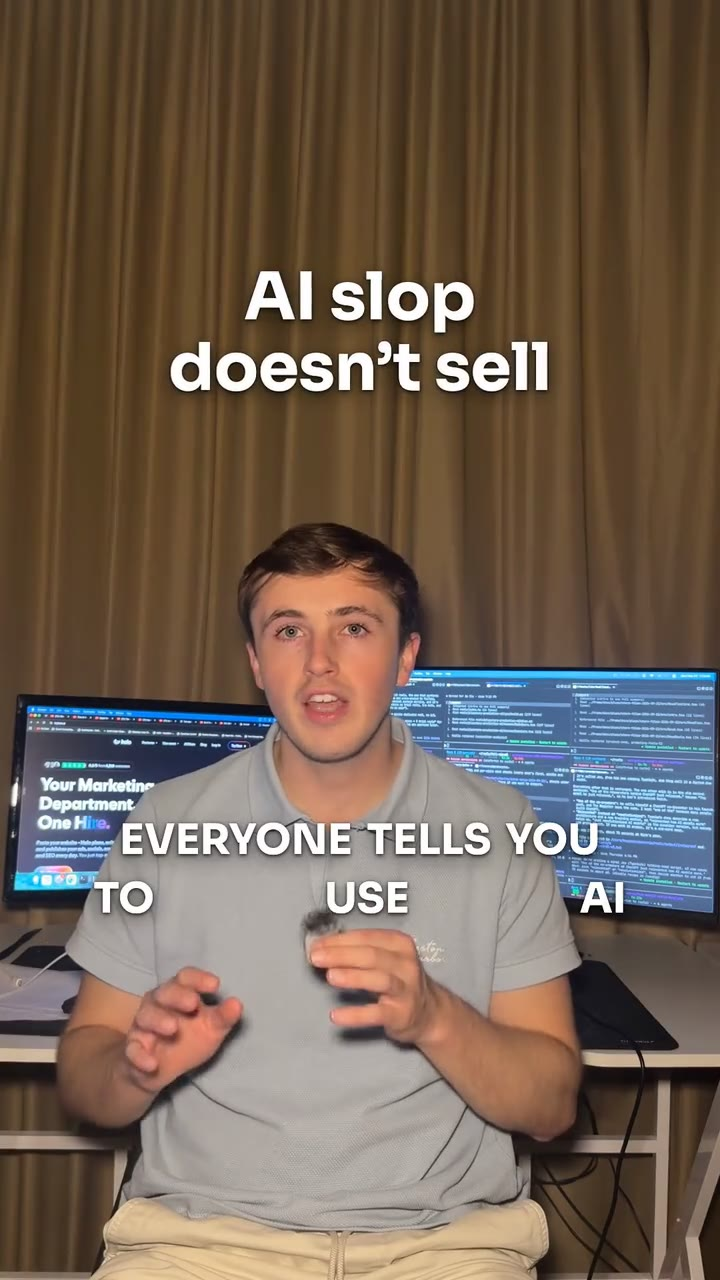
#> input picture assets/talking-head/examples/classic.jpg, 720 x 1280 px, given in place of f00005.jpg, which was not available
$ python style_measure.py ../../../assets/talking-head/examples 5
#> lines starting #> are read from the running program, lines starting #| are printed output that depends on the picture; after the words box and inside, x2 and y2 are one past the last pixel; in counts of white or black regions, pixels touching at a corner belong together
#!/usr/bin/env python3
"""Measure one full-resolution frame: card/panel boxes, text-line boxes, colours.

Usage:
  style_measure.py <ref_dir> <frame> [--band y0,y1] [--white 225] [--px x,y x,y ...]

Prints, normalised to W/H (and in px at the reel's own resolution):
  - bright boxes: connected regions of near-white pixels (cards, paper, white text), area-ranked;
  - sharp boxes: regions much sharper than the blurred footage (glass panels, UI, clips);
  - text lines inside the band: rows of white-with-dark-edge pixels grouped into lines, with
    the cap height (px) of the tallest glyph run;
  - colour samples at the given pixel positions (normalised x,y).
Nothing here replaces looking at the frame; it makes the numbers exact once you have.
"""
import os
import sys

import numpy as np
from PIL import Image
from scipy import ndimage


def arg(name, default):
    return sys.argv[sys.argv.index(name) + 1] if name in sys.argv else default


def boxes(mask, min_area, W, H, label):
    lab, n = ndimage.label(mask)
    out = []
    for i, sl in enumerate(ndimage.find_objects(lab), start=1):
        area = int((lab[sl] == i).sum())
        if area < min_area:
            continue
        y0, y1, x0, x1 = sl[0].start, sl[0].stop, sl[1].start, sl[1].stop
        out.append((area, x0, y0, x1, y1))
    out.sort(reverse=True)
    for area, x0, y0, x1, y1 in out[:12]:
        print(f"  {label}: x {x0 / W:.3f}-{x1 / W:.3f}  y {y0 / H:.3f}-{y1 / H:.3f}   px {x0},{y0} -> {x1},{y1}  ({x1 - x0}x{y1 - y0})  fill {area / ((x1 - x0) * (y1 - y0)):.2f}")
    return out


def main():
    ref = sys.argv[1].rstrip("/")
    fr = int(sys.argv[2])
    path = os.path.join(ref, "frames", "full", f"f{fr:05d}.jpg")
    if not os.path.exists(path):
        os.system(f"python3 {os.path.dirname(__file__)}/style_strip.py {ref} {fr} {fr} --scale 0.1 --out _m{fr} >/dev/null")
    im = Image.open(path).convert("RGB")
#> im is the input picture: PIL image 720x1280 RGB; mean R, G, B 113.7, 97.1, 83.3
    W, H = im.size
#> W = 720; H = 1280
    a = np.asarray(im).astype(np.int16)
    print(f"frame {fr}  {W}x{H}")
#| frame 5  720x1280
    white = int(arg("--white", "225"))
    y0, y1 = (float(v) for v in arg("--band", "0,1").split(","))

    # bright boxes (cards, paper, big white shapes)
    bright = (a.min(axis=2) >= white)
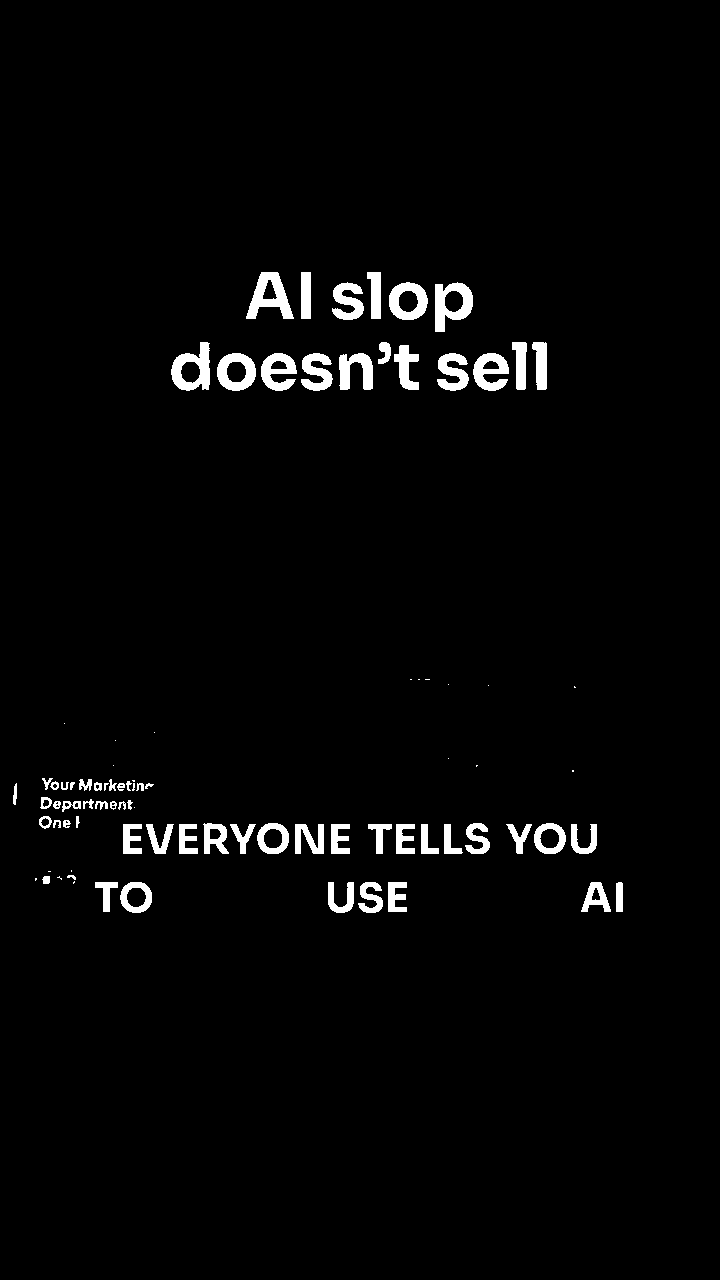
#> bright: shape (1280, 720) bool; 2.5% white; 88 white regions (21 under 20 px), largest, box (x1, y1, x2, y2) and area: (246, 272, 294, 319) 1101, (435, 282, 473, 332) 1061, (171, 342, 210, 391) 1045
    bright = ndimage.binary_opening(bright, iterations=2)
#> bright: shape (1280, 720) bool; 2.3% white; 48 white regions (6 under 20 px), largest, box (x1, y1, x2, y2) and area: (246, 272, 293, 319) 1084, (435, 282, 473, 332) 1048, (171, 342, 210, 391) 1029
    print("bright regions:")
    boxes(bright, 1500, W, H, "bright")
#> in boxes, `lab, n = ndimage.label(mask)`:
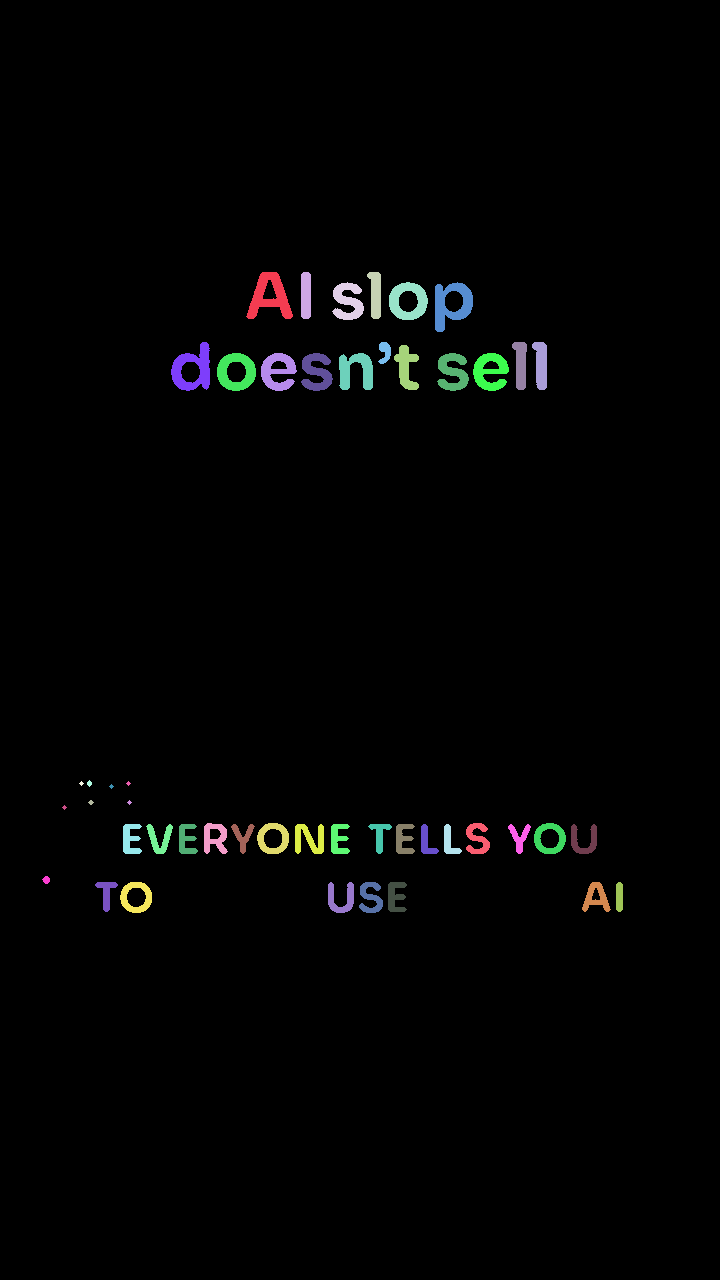
#> lab: shape (1280, 720) int32; 49 distinct labels, from 0 to 48; one colour per label, 0 black
#> in boxes, `lab, n = ndimage.label(mask)`: n = 48
#> the loop in boxes, `for i, sl in enumerate(ndimage.find_objects(lab), start=1):` made 48 passes
#> area on passes 1 to 12: 1084, 458, 483, 721, 868, 1048, 1029, 184, 507, 535, 596, 869
#> after the loop in boxes, `for i, sl in enumerate(ndimage.find_objects(lab), start=1):`: out = []

    # sharp boxes: local gradient energy vs the whole frame (glass UI, sharp clips on blurred footage)
    g = a.mean(axis=2)
    gx = np.abs(np.diff(g, axis=1, prepend=g[:, :1]))
    gy = np.abs(np.diff(g, axis=0, prepend=g[:1, :]))
    e = ndimage.uniform_filter(gx + gy, 25)
    sharp = e > max(6.0, np.percentile(e, 92))
#> sharp: shape (1280, 720) bool; 8% white; 37 white regions (19 under 20 px), largest, box (x1, y1, x2, y2) and area: (510, 676, 710, 918) 21651, (42, 768, 353, 857) 11137, (390, 668, 558, 785) 10381
    sharp = ndimage.binary_closing(sharp, iterations=6)
#> sharp: shape (1280, 720) bool; 8.5% white; 14 white regions (3 under 20 px), largest, box (x1, y1, x2, y2) and area: (390, 668, 710, 918) 34891, (41, 768, 353, 914) 15264, (174, 341, 413, 392) 7783
    print("sharp regions (92nd pct of local gradient):")
    boxes(sharp, 4000, W, H, "sharp")
#> call 2 of boxes, with min_area = 4000, W = 720, H = 1280, label = 'sharp'
#> in boxes (call 2), `lab, n = ndimage.label(mask)`:
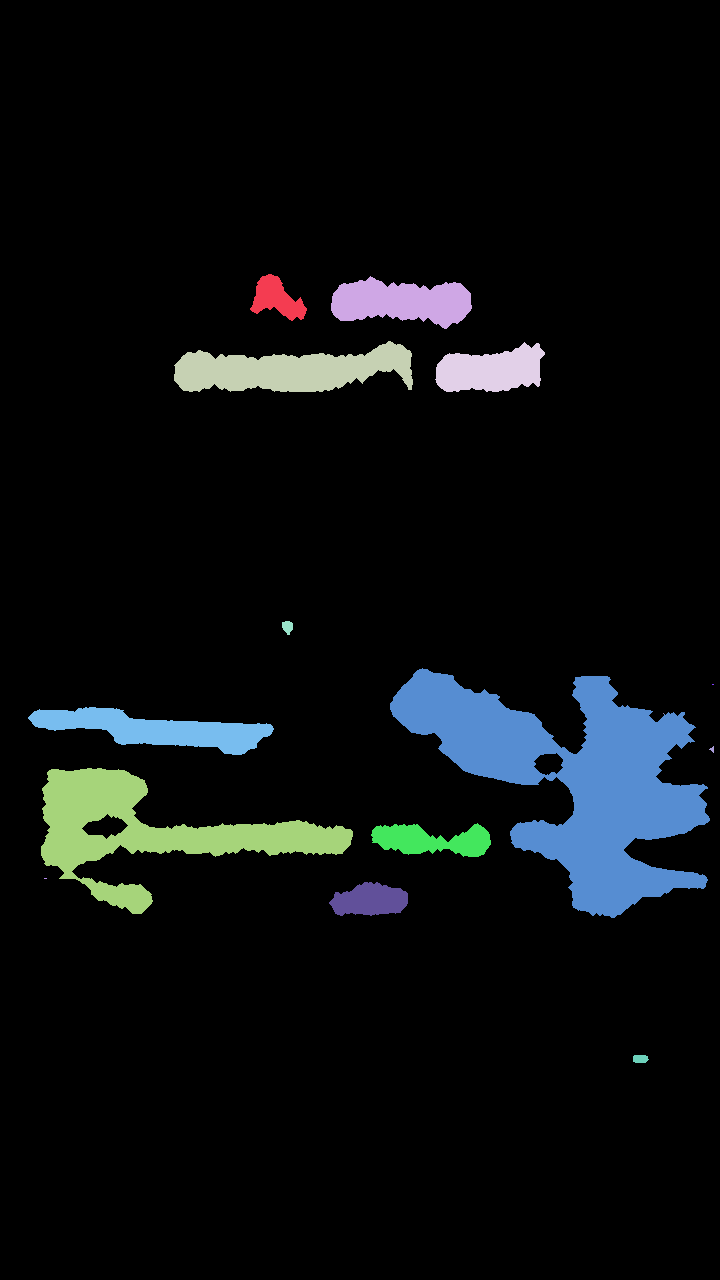
#> lab: shape (1280, 720) int32; 16 distinct labels, from 0 to 15; one colour per label, 0 black
#> in boxes (call 2), `lab, n = ndimage.label(mask)`: n = 15
#> the loop in boxes (call 2), `for i, sl in enumerate(ndimage.find_objects(lab), start=1):` made 15 passes
#> area on passes 1, 4, 5, 12, 14, 15: 1411, 3870, 114, 2588, 1966, 113
#> (area, y0, y1, x0, x1) on passes 2, 3, 6, 8, 11: (4960, 276, 329, 331, 472), (7783, 341, 392, 174, 413), (34890, 668, 918, 390, 710), (5724, 707, 755, 28, 274), (15264, 768, 914, 41, 353)
#> after the loop in boxes (call 2), `for i, sl in enumerate(ndimage.find_objects(lab), start=1):`: out = [(4960, 331, 276, 472, 329), (7783, 174, 341, 413, 392), (34890, 390, 668, 710, 918), (5724, 28, 707, 274, 755), (15264, 41, 768, 353, 914)]
#> the loop in boxes (call 2), `for area, x0, y0, x1, y1 in out[:12]:` made 5 passes
#|   sharp: x 0.542-0.986  y 0.522-0.717   px 390,668 -> 710,918  (320x250)  fill 0.44
#|   sharp: x 0.057-0.490  y 0.600-0.714   px 41,768 -> 353,914  (312x146)  fill 0.34
#|   sharp: x 0.242-0.574  y 0.266-0.306   px 174,341 -> 413,392  (239x51)  fill 0.64
#|   sharp: x 0.039-0.381  y 0.552-0.590   px 28,707 -> 274,755  (246x48)  fill 0.48
#|   sharp: x 0.460-0.656  y 0.216-0.257   px 331,276 -> 472,329  (141x53)  fill 0.66

    # text lines in the band: white pixels with a dark neighbour within 3px (outlined captions/titles)
    ya, yb = int(y0 * H), int(y1 * H)
#> ya = 0; yb = 1280
    band = a[ya:yb]
    wpx = band.min(axis=2) >= 215
#> wpx: shape (1280, 720) bool; 2.6% white; 106 white regions (41 under 20 px), largest, box (x1, y1, x2, y2) and area: (246, 272, 294, 319) 1126, (171, 342, 210, 391) 1098, (435, 282, 473, 332) 1070
    dark = ndimage.maximum_filter(band.max(axis=2) <= 90, size=7)
#> dark: shape (1280, 720) bool; 51.7% white; 142 black regions (62 under 20 px), largest, box (x1, y1, x2, y2) and area: (0, 563, 714, 1280) 294718, (630, 59, 720, 664) 28795, (128, 51, 269, 701) 27769
    txt = wpx & dark
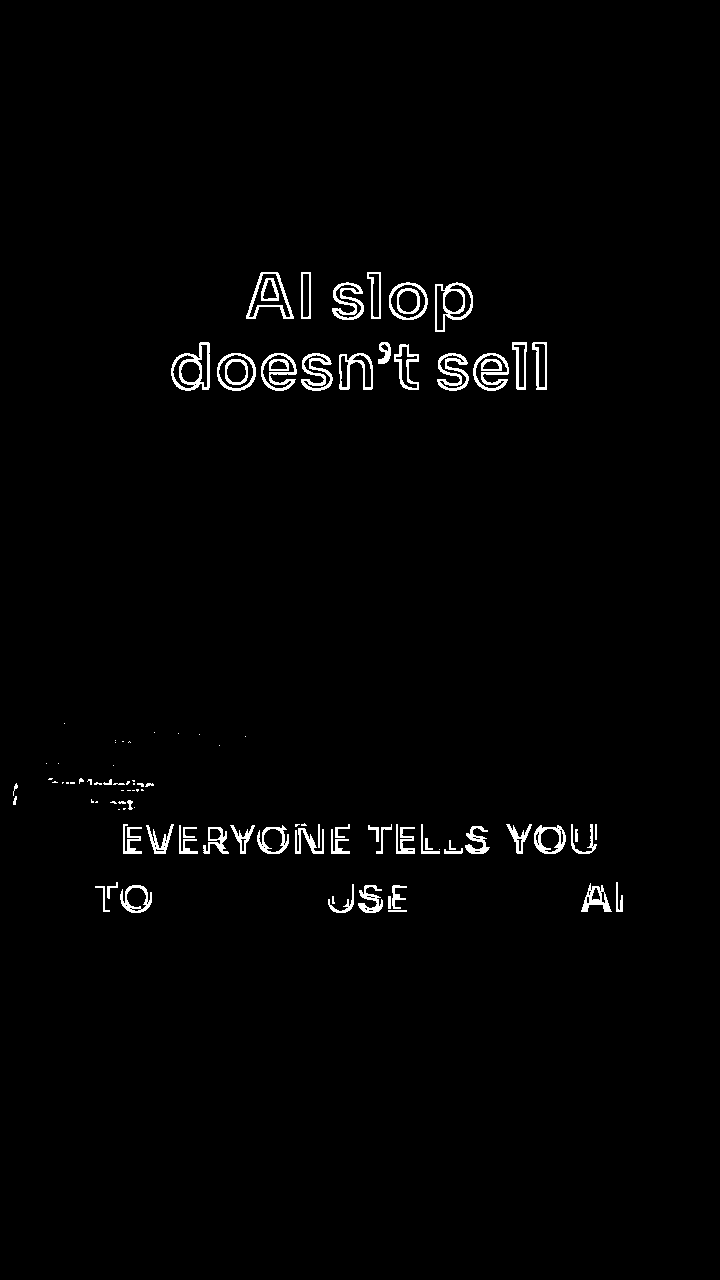
#> txt: shape (1280, 720) bool; 1.6% white; 103 white regions (42 under 20 px), largest, box (x1, y1, x2, y2) and area: (171, 342, 210, 391) 690, (435, 282, 473, 332) 598, (301, 353, 333, 391) 566
    rows = txt.sum(axis=1)
#> rows = 1280 values, max 245 at index 852, min 0 at index 0, mean 11.17
    lines, start = [], None
    for i, v in enumerate(list(rows) + [0]):
        if v >= 3 and start is None:
            start = i
        elif v < 3 and start is not None:
            if i - start >= 6:
                lines.append((start, i))
            start = None
#> after the loop, lines = [(272, 332), (342, 391), (778, 791), (798, 805), (824, 854), (882, 913)]
    print(f"text lines in band y {y0}-{y1}:")
    for s, e_ in lines:
        cols = np.where(txt[s:e_].any(axis=0))[0]
        if len(cols) == 0:
            continue
        x0, x1 = int(cols.min()), int(cols.max())
        # cap height estimate: the tallest column run inside the line
        col_runs = txt[s:e_].sum(axis=0)
        print(f"  line y {(ya + s) / H:.3f}-{(ya + e_) / H:.3f} (h {e_ - s}px)  x {x0 / W:.3f}-{x1 / W:.3f} (w {x1 - x0}px)  centre x {(x0 + x1) / 2 / W:.3f}  tallest glyph {int(col_runs.max())}px")
#> this loop made 6 passes
#> (s, e_, x0, x1) on passes 1 to 6: (272, 332, 246, 472), (342, 391, 171, 546), (778, 791, 14, 153), (798, 805, 13, 132), (824, 854, 123, 596), (882, 913, 95, 622)
#|   line y 0.212-0.259 (h 60px)  x 0.342-0.656 (w 226px)  centre x 0.499  tallest glyph 48px
#|   line y 0.267-0.305 (h 49px)  x 0.237-0.758 (w 375px)  centre x 0.498  tallest glyph 48px
#|   line y 0.608-0.618 (h 13px)  x 0.019-0.212 (w 139px)  centre x 0.116  tallest glyph 6px
#|   line y 0.623-0.629 (h 7px)  x 0.018-0.183 (w 119px)  centre x 0.101  tallest glyph 7px
#|   line y 0.644-0.667 (h 30px)  x 0.171-0.828 (w 473px)  centre x 0.499  tallest glyph 30px
#|   line y 0.689-0.713 (h 31px)  x 0.132-0.864 (w 527px)  centre x 0.498  tallest glyph 30px

    if "--px" in sys.argv:
        pts = " ".join(sys.argv[sys.argv.index("--px") + 1:]).split()
        for p in pts:
            if "," not in p or p.startswith("--"):
                continue
            x, y = (float(v) for v in p.split(","))
            X, Y = int(x * W), int(y * H)
            r, g_, b = a[Y, X]
            print(f"  colour at ({x:.3f},{y:.3f}) px {X},{Y}: #{r:02x}{g_:02x}{b:02x}  rgb({r},{g_},{b})")


if __name__ == "__main__":
    main()
